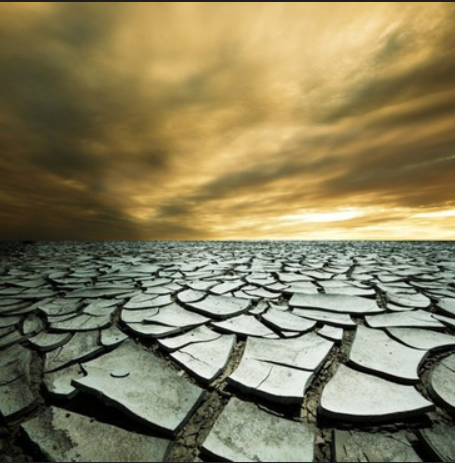
#> input picture images/nature.png, 455 x 463 px, found by its file name
$ jupyter execute --allow-errors 'Image Steganography.ipynb'   (shell and % lines are left out)
#> lines starting #> are read from the running program, lines starting #| are printed output that depends on the picture
[cell 1]
from PIL import Image

[cell 2]
from google.colab import drive
drive.mount('/content/drive')

[cell 3]
image1 = Image.open('/content/drive/MyDrive/Colab Notebooks/Steganography/images/nature.png')
#> image1 is the input picture: PIL image 455x463 RGBA; mean R, G, B, A 134.8, 126.6, 92.6, 255
image2=Image.open('/content/drive/MyDrive/Colab Notebooks/Steganography/images/nature1.png')
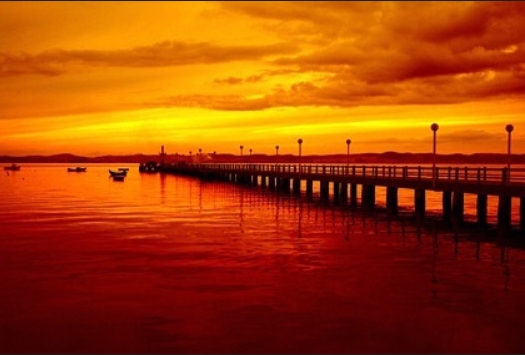
#> input picture images/nature1.png, 525 x 355 px, found by its file name
#> image2 is the input picture: PIL image 525x355 RGBA; mean R, G, B, A 164, 64.9, 5.3, 255

[cell 4]
image1

[cell 5]
image2

[cell 6]
image1.size
#> Out = (455, 463)

# Resizing Image 1

[cell 7]
image1= image1.resize((300,200))
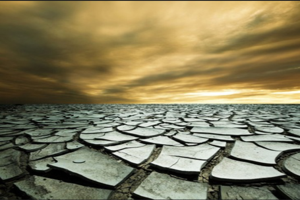
#> image1: PIL image 300x200 RGBA; mean R, G, B, A 134.9, 126.6, 92.6, 255

[cell 8]
image1

[cell 9]
image1.size
#> Out = (300, 200)

[cell 10]
image2.size
#> Out = (525, 355)

# We will be merging image 1  on image 2

# Integer to binary Coversion->

[cell 11]
def int2bin(rgb):

    #Will convert RGB pixel values from integer to binary
    #INPUT: An integer tuple (e.g. (220, 110, 96))
    #OUTPUT: A string tuple (e.g. ("00101010", "11101011", "00010110"))

    r, g, b = rgb
    return ('{0:08b}'.format(r),
            '{0:08b}'.format(g),
            '{0:08b}'.format(b))
    #Return converted r,g,b binary values separately..

# Binary to Integer Conversion-->

[cell 12]
def bin2int(rgb):

    #Will convert RGB pixel values from binary to integer.
    #Reverse of the first part.

    r, g, b = rgb
    return (int(r, 2),
            int(g, 2),
            int(b, 2))
    #return converted r,g,b integer values separately

[cell 13]
r,g,b=int2bin((225,6,7))
r

[cell 14]
r[:4]

# [:4] will be taking the first 4 digits.

# And [:-4] will be taking the digits ignoring the last 4 digits..

[cell 15]
print(g)
print(b)

[cell 16]
bin2int(('11100001', '00000110', '00000111'))

# Our convertion functions are working perfectly.

[cell 17]
# [15 lines left out: function merge2rgb, not called in this run]

# Function to merge two Images-->

[cell 18]
# [46 lines left out: function merge2img, not called in this run]

[cell 19]

from PIL import Image

def int2bin(rgb):
    """
    Convert an integer tuple representing an RGB color to its binary representation.

    INPUT: An integer tuple (e.g. (64, 255, 10))
    OUTPUT: A string tuple (e.g. ("00101010", "11101011", "00010110"))
    """
    # Check if rgb has 3 elements (R, G, B)
    if len(rgb) == 3:
        r, g, b = rgb
    # If rgb has 4 elements (R, G, B, A), ignore A
    elif len(rgb) == 4:
        r, g, b, _ = rgb  # Ignore the alpha channel
    else:
        raise ValueError(f"Invalid rgb tuple: {rgb}. Expected 3 or 4 elements.")

    return ('{0:08b}'.format(r),
            '{0:08b}'.format(g),
            '{0:08b}'.format(b))


def merge2rgb(rgb1, rgb2):
    """
    Merge two RGB pixels using 4 least significant bits.

    INPUT: A string tuple (e.g. ("00101010", "11101011", "00010110")),
           another string tuple (e.g. ("00101010", "11101011", "00010110"))
    OUTPUT: An integer tuple with the two RGB values merged
    """
    r1, g1, b1 = rgb1
    r2, g2, b2 = rgb2

    return (r1[:4] + r2[:4],
            g1[:4] + g2[:4],
            b1[:4] + b2[:4])


def merge2img(img1, img2):
    """
    Merge two images. The First image will be merged into the second image.
    """
    image1 = img1
    image2 = img2

    # Condition for merging
    if image1.size[0] > image2.size[0] or image1.size[1] > image2.size[1]:
        print("Cannot merge as the size of 1st Image is greater than size of 2nd Image")
        return

    # Getting the pixel map of the two images
    pixel_tuple1 = image1.load()
    pixel_tuple2 = image2.load()

    # The new image that will be created.
    new_image = Image.new(image2.mode, image2.size)
#> new_image: PIL image 525x355 RGBA; every value is 0
    pixels_new = new_image.load()

    for row in range(image2.size[0]):
        for col in range(image2.size[1]):
            rgb1 = int2bin(pixel_tuple2[row, col])

            # Using a black pixel as default
            rgb2 = int2bin((0, 0, 0))

            # Converting the pixels of image 1 if condition is satisfied
            if row < image1.size[0] and col < image1.size[1]:
                rgb2 = int2bin(pixel_tuple1[row, col])

            merge_rgb = merge2rgb(rgb1, rgb2)

            pixels_new[row, col] = bin2int(merge_rgb)

    # Save the merged image
    new_image.convert

[cell 20]
merge2img(image1,image2)

# See now our image 1 is merged inside image 2.But still image 2 is looking as it was earlier..

[cell 21]
def unmerge(path):

    img=Image.open(path)

    # Loading the pixel map
    pixel_map = img.load()

    new_image = Image.new(img.mode, img.size)
    pixels_new = new_image.load()

    # Tuple used to store the image original size
    original_size = img.size

    for row in range(img.size[0]):
        for col in range(img.size[1]):
            # Get the RGB (as a string tuple) from the current pixel
            r, g, b = int2bin(pixel_map[row, col])

            # Extract the last 4 bits (corresponding to the hidden image)
            # Concatenate 4 zero bits because we are working with 8 bit values
            rgb = (r[4:] + "0000",
                   g[4:] + "0000",
                   b[4:] + "0000")

            # Convert it to an integer tuple
            pixels_new[row, col] = bin2int(rgb)

            # If this is a 'valid' position, store it
            # as the last valid position
            if pixels_new[row, col] != (0, 0, 0):
                original_size = (row + 1, col + 1)

    # Crop the image based on the 'valid' pixels
    new_image = new_image.crop((0, 0, original_size[0], original_size[1]))

    new_image.save('/content/drive/MyDrive/Colab Notebooks/Steganography/images/unmerged1.png')

    return new_image

#> (a cell that did not finish here is left out)

# Here we are seeing that the unmerged image is not clear at all
# now we should change our merging pattern.
# We can now take 2 MSBs from image 1 and add 6 MSBs of image2 while merging..

[cell 23]
def merge2rgb2(rgb1, rgb2):

    r1, g1, b1 = rgb1
    r2, g2, b2 = rgb2
    rgb = (r1[:6] + r2[:2],
           g1[:6] + g2[:2],
           b1[:6] + b2[:2])
    return rgb

[cell 24]
def merge2img2(img1, img2):

    image1=img1
    image2=img2
    #print('toran')

    # Condition for merging
    if(image1.size[0]>image2.size[0] or image1.size[1]>image2.size[1]):
       print("Cannot merge as the size of 1st Image is greater than size of 2nd Image")
       return

  # Getting the pixel map of the two images
    pixel_tuple1 = image1.load()
    pixel_tuple2 = image2.load()

    #print(pixel_tuple1)
    #print(pixel_tuple2)

    # The new image that will be created.
    new_image = Image.new(image2.mode, image2.size) # Setting the size of Image 2 as Image 1 will be merged to Image 2.
    pixels_new = new_image.load()

    for row in range(image2.size[0]):
      for col in range(image2.size[1]):

        rgb1 = int2bin(pixel_tuple2[row, col])

        # Using a black pixel as default
        rgb2 = int2bin((0, 0, 0))

        # Converting the pixels of image 1 if condition is satisfied

        if(row <image1.size[0] and col< image1.size[1]):
          rgb2= int2bin(pixel_tuple1[row,col])


        merge_rgb= merge2rgb2(rgb1,rgb2)

        pixels_new[row,col] = bin2int(merge_rgb)

    #print('toran')
    new_image.convert('RGB').save('/content/drive/MyDrive/Colab Notebooks/Steganography/images/merged2.jpg')

    return new_image

[cell 25]
def unmerge2(img):

    pixel_map = img.load()

    new_image = Image.new(img.mode, img.size)
    pixels_new = new_image.load()


    original_size = img.size

    for row in range(img.size[0]):
        for col in range(img.size[1]):
            r, g, b = int2bin(pixel_map[row, col])

            # Extracting the last 6 bits (corresponding to the hidden image) and adding zeroes to increase the brightness.

            rgb = (r[6:] + "000000",
                   g[6:] + "000000",
                   b[6:] + "000000")

            # Convert it to an integer tuple
            pixels_new[row, col] = bin2int(rgb)

           #If this is a 'valid' position, store it as a last valid option
            if pixels_new[row, col] != (0, 0, 0):
                original_size = (row + 1, col + 1)

    # Crop the image based on the 'valid' pixels
    new_image = new_image.crop((0, 0, original_size[0], original_size[1]))
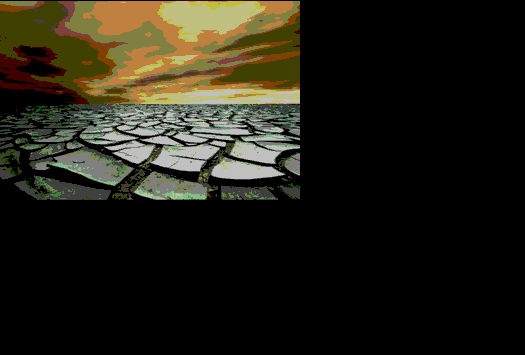
#> new_image: PIL image 525x355 RGBA; mean R, G, B, A 33.5, 30.9, 20, 255

    return new_image
